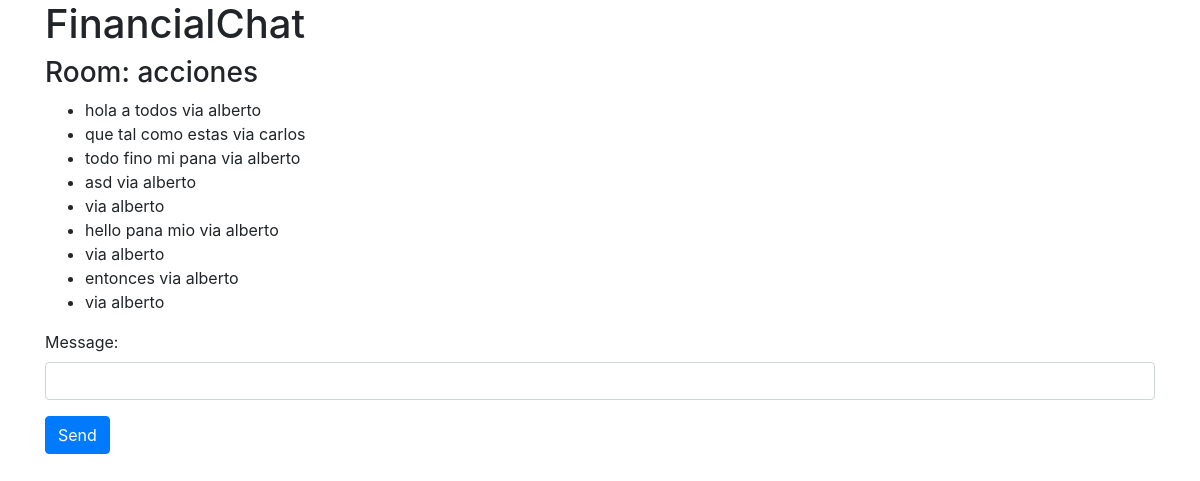
Page /rooms/1 (signed in) on the committed database.
### chat/models.py (models this page shows)
class Thread(models.Model):
    name = models.CharField('Room name', max_length=70,
                            null=False, blank=False)
    participants = models.ManyToManyField(settings.AUTH_USER_MODEL, blank=True)
    updated = models.DateTimeField(auto_now=True)
    timestamp = models.DateTimeField(auto_now_add=True)

class ChatMessage(models.Model):
    thread = models.ForeignKey(
        Thread, null=True, blank=True, on_delete=models.SET_NULL)
    user = models.ForeignKey(settings.AUTH_USER_MODEL,
                             verbose_name='sender', on_delete=models.CASCADE)
    message = models.TextField()
    timestamp = models.DateTimeField(auto_now_add=True)

### profiles/models.py (models this page shows, shortened)
class User(AbstractBaseUser, PermissionsMixin, TimestampedModel):
    username = models.CharField(db_index=True, max_length=255, unique=True)
    email = models.EmailField(db_index=True, unique=True)
    is_active = models.BooleanField(default=True)
    is_staff = models.BooleanField(default=False)
    USERNAME_FIELD = 'email'
    REQUIRED_FIELDS = ['username']
    objects = UserManager()

### chat/views.py (the view, shortened to what this page needs)
# urls.py: re_path(r"^(?P<pk>\d+)", ThreadView.as_view(), name='room'),
class ThreadView(LoginRequiredMixin, FormMixin, DetailView):
    template_name = 'chat/thread.html'
    form_class = ComposeForm
    success_url = './'
    def get_object(self):
        id_ = self.kwargs.get("pk")
        obj = get_object_or_404(Thread, pk=id_)
        return obj
    def get_context_data(self, **kwargs):
        context = super().get_context_data(**kwargs)
        context['form'] = self.get_form()
        thread = self.get_object()
        context['chat_messages'] = thread.chatmessage_set.all().order_by(
            '-timestamp')[:50]
        return context

### chat/forms.py
class ComposeForm(forms.Form):
    message = forms.CharField(
        widget=forms.TextInput(
            attrs={"class": "form-control"}
        )
    )

### chat/templates/chat/thread.html (shortened to what this page needs)
{% extends "base.html" %}
{% block content %}
<h3>Room: {{ object.name }}</h3>
<ul id='chat-items'>
{% for chat in chat_messages reversed %}
<li>{{ chat.message }} via {{ chat.user.username }}</li>
{% endfor %}
</ul>
<form id='form' method='POST'> {% csrf_token %}
{{form.as_p }}
<input type='submit' value="Send" class='btn btn-primary'/>
</form>
{% endblock %}

### rows in the picture
Thread: name "acciones"
ChatMessage: message "hola a todos", user.username "alberto"
ChatMessage: message "que tal como estas", user.username "carlos"
ChatMessage: message "todo fino mi pana", user.username "alberto"
ChatMessage: message "asd", user.username "alberto"
ChatMessage: user.username "alberto"
ChatMessage: message "hello pana mio", user.username "alberto"
ChatMessage: user.username "alberto"
ChatMessage: message "entonces", user.username "alberto"
ChatMessage: user.username "alberto"
